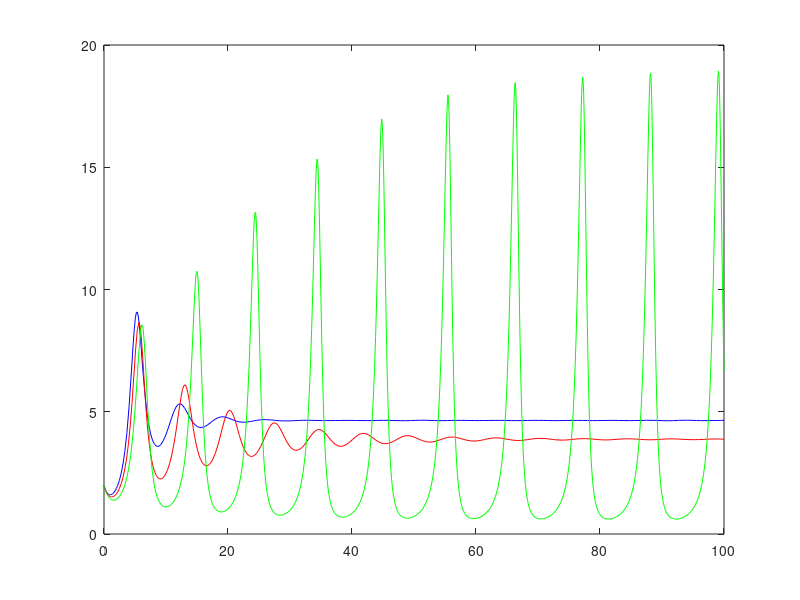

MATLAB code for this plot: (Note: this script raises an error after producing the figure.)
function model
[T,Y]   = ode45(@Bqfun1,[0 100],[2 2]);
[T1,Y1] = ode45(@Bqfun2,[0 100],[2 2]);
[T2,Y2] = ode45(@Bqfun3,[0 100],[2 2]);

plot (T,Y(:,1),'b',T1,Y1(:,1),'r',T2,Y2(:,1),'g');
h=legend('delta1 = 0.4','delta1 = 0.3','delta1 = 0.2',3)
xlabel('t');
ylabel('x');

function dy1 = Bqfun1(t,y)
dy1 = zeros(2,1);
r=2; K=50; theta=4; alpha=0.7; a=0.04; b=0.07; delta0=1; delta1=.4; c=0.7;
dy1=[(r*y(1)*(1-(y(1)/K))*((y(1))/(y(1)+theta))-(alpha*y(1)*y(2)/((1+a*y(1)+b*y(2)))))
    ((c*alpha*y(1)*y(2)/((1+a*y(1)+b*y(2))))-delta0*y(2)-delta1*y(2)*y(2))]

function dy2 = Bqfun2(t,y)
dy2 = zeros(2,1);
r=2; K=50; theta=4; alpha=0.7; a=0.04; b=0.07; delta0=1; delta1=.3; c=0.7;
dy2=[(r*y(1)*(1-(y(1)/K))*((y(1))/(y(1)+theta))-(alpha*y(1)*y(2)/((1+a*y(1)+b*y(2)))))
    ((c*alpha*y(1)*y(2)/((1+a*y(1)+b*y(2))))-delta0*y(2)-delta1*y(2)*y(2))]

function dy3 = Bqfun3(t,y)
dy3 = zeros(2,1);
r=2; K=50; theta=4; alpha=0.7; a=0.04; b=0.07; delta0=1; delta1=.2; c=0.7;
dy3=[(r*y(1)*(1-(y(1)/K))*((y(1))/(y(1)+theta))-(alpha*y(1)*y(2)/((1+a*y(1)+b*y(2)))))
    ((c*alpha*y(1)*y(2)/((1+a*y(1)+b*y(2))))-delta0*y(2)-delta1*y(2)*y(2))]
